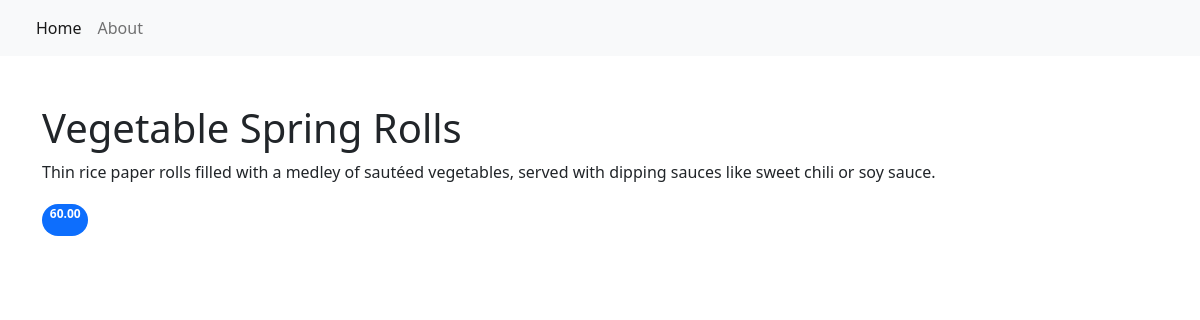
/item/2/, run on the app's committed database.
### restaurant_menu/models.py (models this page shows, shortened)
class Item(models.Model):
    meal = models.CharField(max_length=255, unique=True)
    description = models.CharField(max_length=500)
    price = models.DecimalField(max_digits=10, decimal_places=2)
    meal_type = models.CharField(max_length=255, choices=MEAL_TYPE)
    author = models.ForeignKey(User, on_delete=models.PROTECT)  # PROTECT=NO DELETE, CASCADE = DYNAMIC, SET_NULL = DEFAULT
    status = models.IntegerField(choices=STATUS, default=1)
    date_created = models.DateTimeField(auto_now_add=True)
    date_updated = models.DateTimeField(auto_now=True)

### restaurant_menu/views.py (the view)
# urls.py: path('item/<int:pk>/', views.MenuItemDetail.as_view(), name="menu_item")
class MenuItemDetail(generic.DetailView):
    model = Item
    template_name = "menu_item_detail.html"

### templates/menu_item_detail.html
{% extends 'base.html' %}
{% block content %}
    <div class="container">
        <h1 class="pt-5">{{ item.meal }}</h1>
        <p>{{ item.description }}</p>
        <span class="badge bg-primary rounded-pill justify-content-between align-items-bottom pb-0"><p>{{ item.price }}</p></span>
    </div>
{% endblock content %}

### data on the page
Item: meal "Vegetable Spring Rolls", description "Thin rice paper rolls filled with a medley of sautéed vegetables, served with dipping sauces like sweet chili or soy sauce.", price "60.00"
